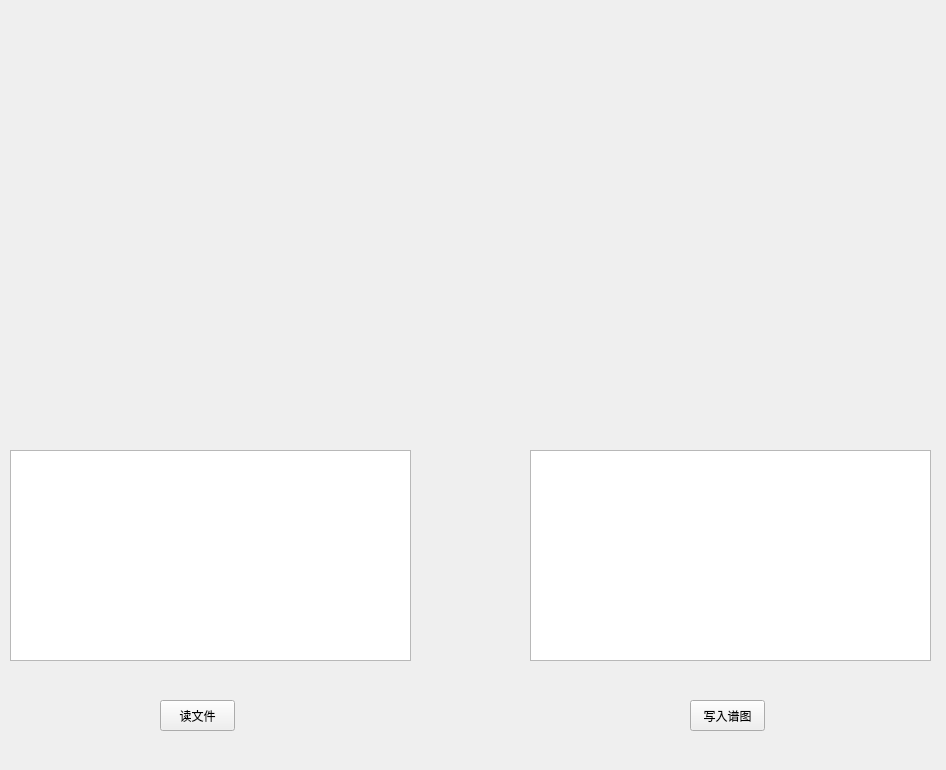
<?xml version="1.0" encoding="UTF-8"?>
<ui version="4.0">
 <class>Form</class>
 <widget class="QWidget" name="Form">
  <property name="geometry">
   <rect>
    <x>0</x>
    <y>0</y>
    <width>946</width>
    <height>770</height>
   </rect>
  </property>
  <property name="windowTitle">
   <string>Form</string>
  </property>
  <widget class="QChartView" name="widget" native="true">
   <property name="geometry">
    <rect>
     <x>10</x>
     <y>20</y>
     <width>931</width>
     <height>381</height>
    </rect>
   </property>
  </widget>
  <widget class="QPushButton" name="pushButton_read">
   <property name="geometry">
    <rect>
     <x>160</x>
     <y>700</y>
     <width>75</width>
     <height>31</height>
    </rect>
   </property>
   <property name="text">
    <string>读文件</string>
   </property>
  </widget>
  <widget class="QListView" name="listView_read">
   <property name="geometry">
    <rect>
     <x>10</x>
     <y>450</y>
     <width>401</width>
     <height>211</height>
    </rect>
   </property>
  </widget>
  <widget class="QPushButton" name="pushButton_2">
   <property name="geometry">
    <rect>
     <x>690</x>
     <y>700</y>
     <width>75</width>
     <height>31</height>
    </rect>
   </property>
   <property name="text">
    <string>写入谱图</string>
   </property>
  </widget>
  <widget class="QListView" name="listView_2">
   <property name="geometry">
    <rect>
     <x>530</x>
     <y>450</y>
     <width>401</width>
     <height>211</height>
    </rect>
   </property>
  </widget>
 </widget>
 <customwidgets>
  <customwidget>
   <class>QChartView</class>
   <extends>QWidget</extends>
   <header>qchartview.h</header>
   <container>1</container>
  </customwidget>
 </customwidgets>
 <resources/>
 <connections/>
</ui>
